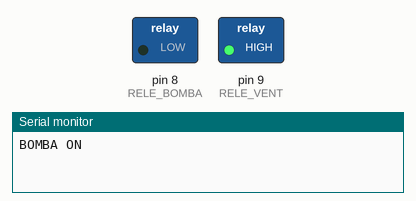
Simulated run of this sketch. Board: Arduino Uno, built with avr-gcc and run on an emulated ATmega328P. Shown: switched loads named in the sketch (green lamp = pin HIGH), the last lines printed to the serial monitor.

Above: at 0.7 s.
At 3.7 s:
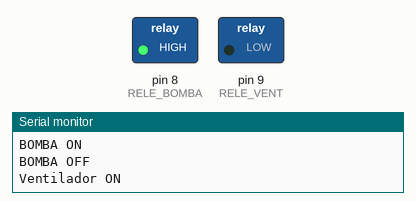
At 5.2 s:
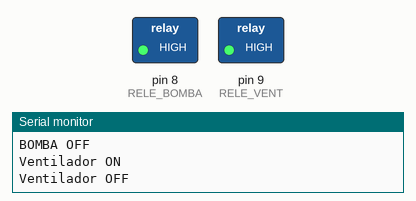
Timing chart, 0 to 7.8 s (numbered marks = the images above):
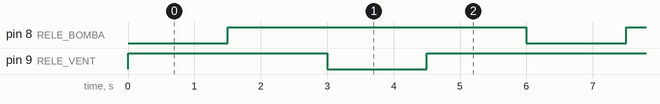

The sketch:

Reles.ino
```cpp
#define RELE_BOMBA 8
#define RELE_VENT  9

//HIGH = Apagado | LOW = Encendido
void setup() {
  Serial.begin(9600);
  pinMode(RELE_BOMBA, OUTPUT);
  pinMode(RELE_VENT, OUTPUT);
  digitalWrite(RELE_BOMBA, HIGH); // apagado
  digitalWrite(RELE_VENT, HIGH);  // apagado
}
void loop() {
  Serial.println("BOMBA ON");
  digitalWrite(RELE_BOMBA, LOW);  delay(1500);
  Serial.println("BOMBA OFF");
  digitalWrite(RELE_BOMBA, HIGH); delay(1500);
  Serial.println("Ventilador ON");
  digitalWrite(RELE_VENT, LOW);   delay(1500);
  Serial.println("Ventilador OFF");
  digitalWrite(RELE_VENT, HIGH);  delay(1500);
}
```

Measured:
- by itself, pin 8 (RELE_BOMBA), pin 9 (RELE_VENT): alternates HIGH for 4.5 s and LOW for 1.5 s
- by itself, everything shown: repeats every 6.0 s, in 4 steps
